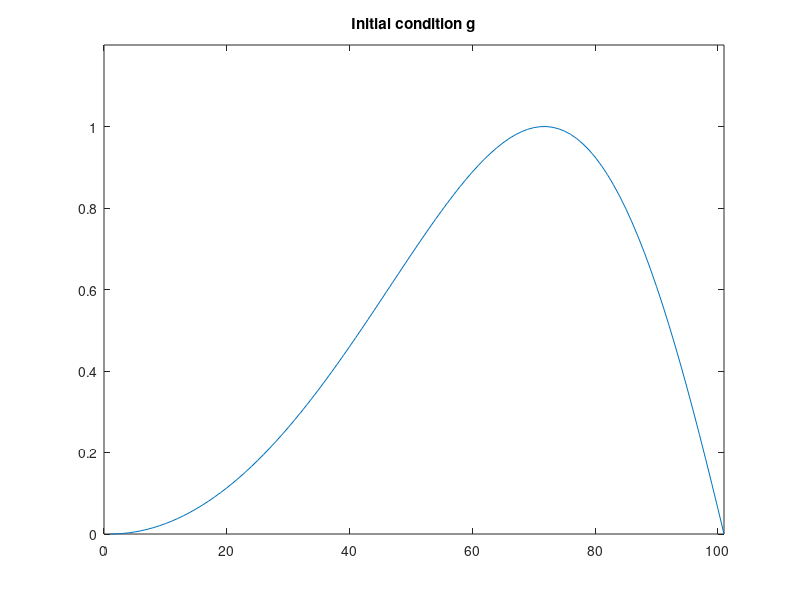
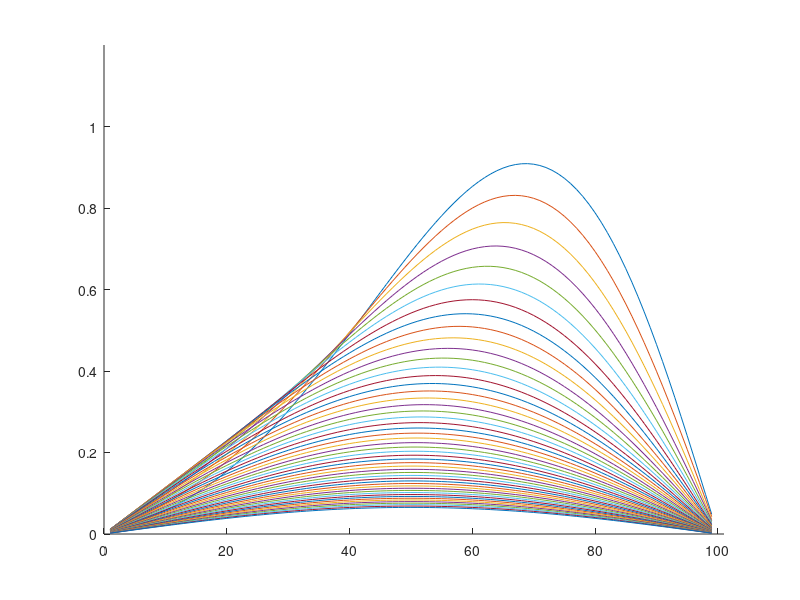

Reproduce these figures in MATLAB, in order.
close all;
clear all;
clc;

L = 1;
Mx = 100;
h = L / Mx;

T = 50;
Nt = 10000;
k = T / Nt;

lambda = k / (h*h);
theta = 1 / 2;

x = [0:h:L]';
g = sin(pi*x.*x);

A = zeros(Mx-1, Mx-1);

nOnes = ones(Mx-1, 1);
A = diag(-1-2*theta*lambda * nOnes, 0) + diag(theta*lambda*nOnes(1:Mx-1-1), -1) + diag(theta*lambda*nOnes(1:Mx-1-1), 1);
b = zeros(Mx-1,1);
u = g(2:Mx);
A = sparse(A);

for i = 1:Mx-1
    b(i) =  b(i) + u(i)*(-2*lambda*(1-theta) + 1);
    
    if i~=1 && i~=Mx-1
        b(i) = b(i) + u(i-1)*(lambda*(1-theta)) + u(i+1)*(lambda*(1-theta));
    elseif i==1
        b(i) = b(i) + g(1)*(lambda*(1-theta)) + u(i+1)*(lambda*(1-theta)) + g(1)*lambda*theta;
    elseif i==Mx-1
        b(i) = b(i) + u(i-1)*(lambda*(1-theta)) + g(Mx+1)*(lambda*(1-theta)) + g(Mx+1)*lambda*theta;
    end
end
b = -b;

for j = 1:T
    u = (A \ b);
    U(j,:) = u';
    %reinitialization
    b = zeros(Mx-1,1);

    for i = 1:Mx-1
        b(i) =  b(i) + u(i)*(-2*lambda*(1-theta) + 1);
        
        if i~=1 && i~=Mx-1
            b(i) = b(i) + u(i-1)*(lambda*(1-theta)) + u(i+1)*(lambda*(1-theta));
        elseif i==1
            b(i) = b(i) + g(1)*(lambda*(1-theta)) + u(i+1)*(lambda*(1-theta))+ g(1)*lambda*theta;
        elseif i==Mx-1
            b(i) = b(i) + u(i-1)*(lambda*(1-theta)) + g(Mx+1)*(lambda*(1-theta)) + g(Mx+1)*lambda*theta;
        end
    end
    b = -b;
    j/T*100
end
figure();
plot(g);
title('Initial condition g');
axis([0 Mx+1 0 1.2]);

figure();
for j=1:size(U,1)
    hold on;
    plot(U(j,:));
    axis([0 Mx+1 0 1.2]);
end